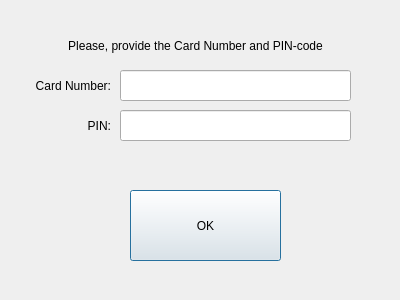
<?xml version="1.0" encoding="UTF-8"?>
<ui version="4.0">
 <class>AuthDialogue</class>
 <widget class="QDialog" name="AuthDialogue">
  <property name="geometry">
   <rect>
    <x>0</x>
    <y>0</y>
    <width>400</width>
    <height>300</height>
   </rect>
  </property>
  <property name="windowTitle">
   <string>Dialog</string>
  </property>
  <widget class="QLineEdit" name="cadNumberInput">
   <property name="geometry">
    <rect>
     <x>120</x>
     <y>70</y>
     <width>231</width>
     <height>31</height>
    </rect>
   </property>
  </widget>
  <widget class="QLabel" name="authMessage">
   <property name="geometry">
    <rect>
     <x>10</x>
     <y>30</y>
     <width>371</width>
     <height>31</height>
    </rect>
   </property>
   <property name="text">
    <string>Please, provide the Card Number and PIN-code</string>
   </property>
   <property name="textFormat">
    <enum>Qt::AutoText</enum>
   </property>
   <property name="alignment">
    <set>Qt::AlignCenter</set>
   </property>
  </widget>
  <widget class="QLineEdit" name="pinInput">
   <property name="geometry">
    <rect>
     <x>120</x>
     <y>110</y>
     <width>231</width>
     <height>31</height>
    </rect>
   </property>
   <property name="echoMode">
    <enum>QLineEdit::Password</enum>
   </property>
  </widget>
  <widget class="QPushButton" name="authButton">
   <property name="geometry">
    <rect>
     <x>130</x>
     <y>190</y>
     <width>151</width>
     <height>71</height>
    </rect>
   </property>
   <property name="text">
    <string>OK</string>
   </property>
  </widget>
  <widget class="QLabel" name="cardNumberLabel">
   <property name="geometry">
    <rect>
     <x>0</x>
     <y>70</y>
     <width>111</width>
     <height>31</height>
    </rect>
   </property>
   <property name="text">
    <string>Card Number:</string>
   </property>
   <property name="alignment">
    <set>Qt::AlignRight|Qt::AlignTrailing|Qt::AlignVCenter</set>
   </property>
  </widget>
  <widget class="QLabel" name="pinLabel">
   <property name="geometry">
    <rect>
     <x>40</x>
     <y>110</y>
     <width>71</width>
     <height>31</height>
    </rect>
   </property>
   <property name="text">
    <string>PIN:</string>
   </property>
   <property name="alignment">
    <set>Qt::AlignRight|Qt::AlignTrailing|Qt::AlignVCenter</set>
   </property>
  </widget>
 </widget>
 <resources/>
 <connections/>
</ui>
